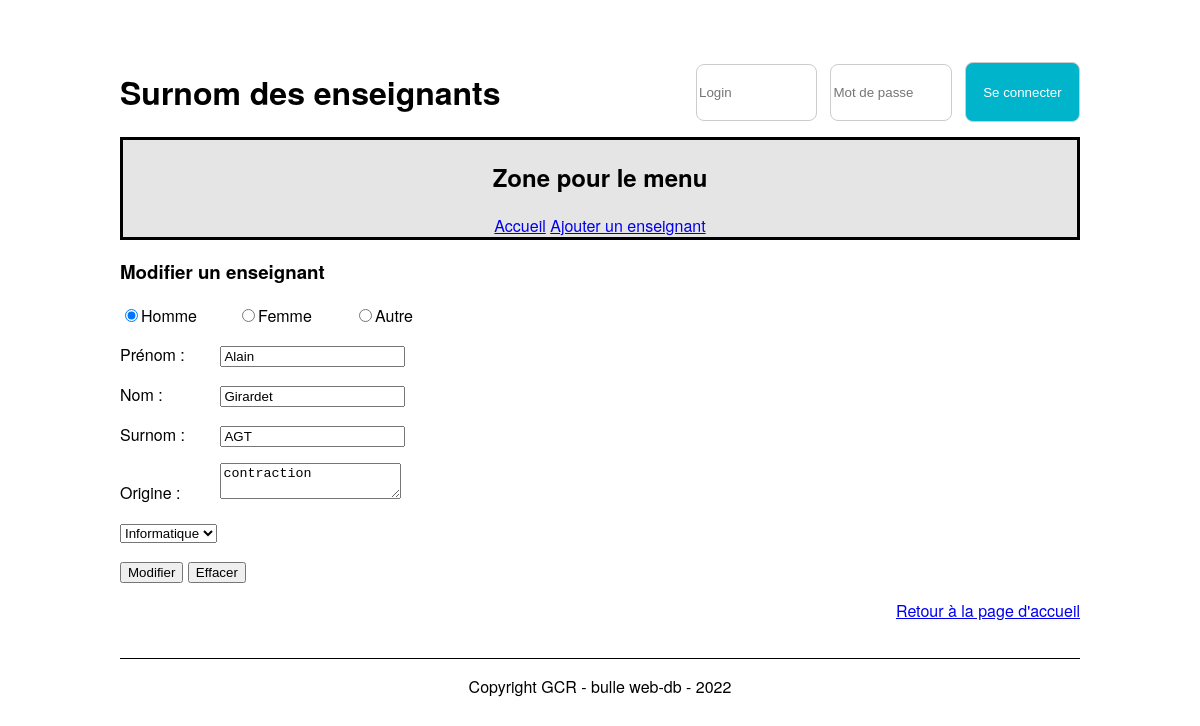
Page /application-surnoms-version-statique-/src/updateTeacher.php?idTeacher=3 on the committed database.
### tables this page shows
CREATE TABLE `t_teacher` (
  `idTeacher` int NOT NULL,
  `teaFirstname` varchar(50) NOT NULL,
  `teaName` varchar(50) NOT NULL,
  `teaGender` char(1) NOT NULL,
  `teaNickname` varchar(50) NOT NULL,
  `teaOrigine` text NOT NULL,
  `fkSection` int NOT NULL,
  `teaVoice` int DEFAULT NULL
);

### application-surnoms-version-statique-/src/database.php (called while the page is built, shortened)
<?php
 class Database {
    private $connector;
    public function __construct(){
        try{
            $this->connector = new PDO('mysql:host=localhost:6033;dbname=db_nickname;charset=utf8', 'root', 'root');
        }
        catch (PDOException $e)
        {
            die('Erreur :' . $e->getMessage());
        }
    }
    private function querySimpleExecute($query){
        $req = $this->connector->query($query);
        return $req;
    }
    private function queryPrepareExecute($query, $binds){
        $req = $this->connector->prepare($query);
        foreach($binds as $bind) {
            $req->bindValue($bind[0], $bind[1], $bind[2]);
        }
        $req->execute();
        return $req;
    }
    private function formatData($req){
        return $req->fetchALL(PDO::FETCH_ASSOC);
    }
    public function getAllSections()
    {
        $query = "SELECT * FROM t_section;";
        $req = $this->querySimpleExecute($query);
        $sections = $this->formatData($req);
        return $sections;
    }
    public function getOneTeacher($id){
        $query = "SELECT * FROM t_teacher WHERE idTeacher = :id";
        $binds = [
            ['id', $id, PDO::PARAM_INT]
        ];
        $req = $this->queryPrepareExecute($query,$binds);
        $teacher =$this->formatData($req);
        return $teacher[0];
    }
     public function getOneSection($idSec)
     {
        $query = "SELECT * FROM t_section WHERE idSection = :id";
        $binds = [
            ['id', $idSec, PDO::PARAM_INT]
        ];
        $req = $this->queryPrepareExecute($query, $binds);
        $section = $this->formatData($req);
        return $section[0];
     }
 }
?>

### application-surnoms-version-statique-/src/updateTeacher.php (the view, shortened to what this page needs)
<?php
$idTeacher = $_GET["idTeacher"];
include("Database.php");
$db = new Database();
$sections = $db->getAllSections();
$teacher = $db->getOneTeacher($idTeacher);
$section = $db->getOneSection($teacher["fkSection"]);
?>
<!DOCTYPE html>
<html lang="fr">
<head>
    <link href="./css/style.css" rel="stylesheet">
</head>
<body>
    <header>
        <div class="container-header">
            <div class="titre-header">
                <h1>Surnom des enseignants</h1>
            </div>
            <div class="login-container">
                <form action="checkLogin.php" method="post" >
                    <input type="text" name="user" id="user" placeholder="Login">
                    <input type="password" name="password" id="password" placeholder="Mot de passe">
                    <button type="submit" class="btn btn-login">Se connecter</button>
                </form>
            </div>
        </div>
        <nav>
            <h2>Zone pour le menu</h2>
            <a href="index.php">Accueil</a>
            <a href="addTeacher.php">Ajouter un enseignant</a>
        </nav>
    </header>
    <div class="container">
        <div class="user-body">
            <form action="checkUpdate.php" method="post" id="form1">
                <h3>Modifier un enseignant</h3>
                <p>
                    <?php
                    $check1 = "";
                    $check2 = "";
                    $check3 = "";
                    if($teacher["teaGender"] == 'M')
                    {
                        $check1 = "checked";
                    }
                    elseif($teacher["teaGender"] == 'F')
                    {
                        $check2 = "checked";
                    }
                    else
                    {
                        $check3 = "checked";
                    }
                    echo "<input type=\"radio\" id=\"genre1\" name=\"genre\" value=\"M\" ". $check1 .">";
                    echo "<label for=\"genre1\">Homme</label>";
                    echo "<input type=\"radio\" id=\"genre2\" name=\"genre\" value=\"F\" ". $check2 .">";
                    echo "<label for=\"genre2\">Femme</label>";
                    echo "<input type=\"radio\" id=\"genre3\" name=\"genre\" value=\"A\" ". $check3 .">";
                    echo "<label for=\"genre3\">Autre</label>";
                    ?>
                </p>
                <p>
                    <label for="firstName">Prénom :</label>
                    <input type="text" name="firstName" id="firstName" value="<?= $teacher["teaFirstname"] ?>">
                </p>
                <p>
                    <label for="name">Nom :</label>
                    <input type="text" name="name" id="name" value="<?= $teacher["teaName"] ?>">
                </p>
                <p>
                    <label for="nickName">Surnom :</label>
                    <input type="text" name="nickName" id="nickName" value="<?= $teacher["teaNickname"] ?>">
                </p>
                <p>
                    <label for="origin">Origine :</label>
                    <textarea name="origin" id="origin" value="" ><?= $teacher["teaOrigine"] ?></textarea>
                </p>
                <p>
                    <select name="section" id="section">
                        <?php
                        $html = "";
                        foreach($sections as $section) {
                            if($teacher["fkSection"] === $section["idSection"])
                            {
                                $html .= "<option value='" . $section["idSection"] . "' selected >" . $section["secName"] . "</option>";
                            }
                            else
                            $html .= "<option value='" . $section["idSection"] . "'>" . $section["secName"] . "</option>";
                        }
                        echo $html;
                        ?>
                    </select>
                </p>
                <p>
                    <input type="submit" value="Modifier">
                    <button type="button" onclick="document.getElementById('form1').reset();">Effacer</button>
                </p>
            </form>
        </div>
        <div class="user-footer">
            <a href="index.php">Retour à la page d'accueil</a>
        </div>
    </div>
    <footer>
        <p>Copyright GCR - bulle web-db - 2022</p>
    </footer>
</body>
</html>

### application-surnoms-version-statique-/src/css/style.css (style rules this page uses)
body { font-family: "Helvetica Neue", Helvetica, Arial, sans-serif; margin: auto; width: 80%; }
nav { border: black solid 3px; background-color: #e5e5e5; text-align: center; }
.container { height: 50%; }
footer { border-top: black solid 1px; text-align: center; margin-top: 3vw; }
.user-footer { text-align: right; }
label { display: inline-block; width: 10%; }
.container-header { display: flex; justify-content: center; align-items: center; padding-top: 5%; }
.titre-header { width: 60%; height: 100%; }
.login-container { width: 40%; height: 100%; display: flex; justify-content: end; align-items: center; }
.login-container form { display: flex; justify-content: space-between; }
.login-container input, .login-container .btn-login { width: 30%; display: inline-block; border: 1px solid #ccc; border-radius: 8px; }
.login-container input { height: 4em; margin-bottom: auto; margin-top: auto; }
.btn-login { background-color: #00b4cc; }
.btn { text-align: center; color: white; width: 100%; border: none; cursor: pointer; height: 4.5em; border-radius: 8px; }

### rows in the picture
t_teacher: firstName "Alain", name "Girardet", nickName "AGT", origin "contraction"

### other values in the picture
form field section "Informatique"
